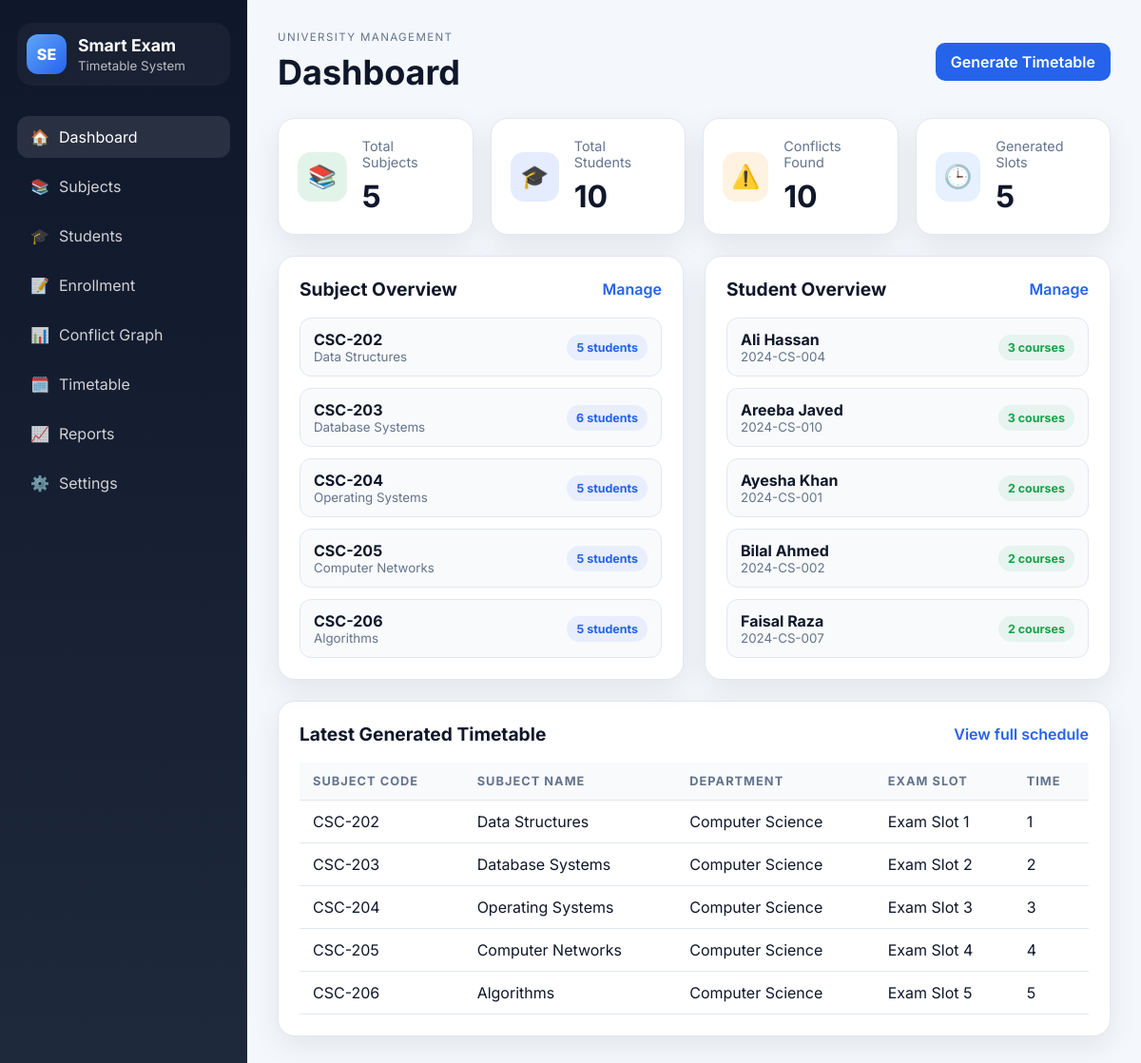
The page / on the database its author committed.
### tables this page shows
CREATE TABLE subjects (
            id INTEGER PRIMARY KEY AUTOINCREMENT,
            code TEXT NOT NULL UNIQUE,
            name TEXT NOT NULL,
            department TEXT NOT NULL,
            semester INTEGER NOT NULL,
            created_at TEXT DEFAULT CURRENT_TIMESTAMP
        );

CREATE TABLE students (
            id INTEGER PRIMARY KEY AUTOINCREMENT,
            student_id TEXT NOT NULL UNIQUE,
            name TEXT NOT NULL,
            program TEXT NOT NULL,
            year INTEGER NOT NULL,
            email TEXT,
            created_at TEXT DEFAULT CURRENT_TIMESTAMP
        );

CREATE TABLE generated_timetable (
            id INTEGER PRIMARY KEY AUTOINCREMENT,
            subject_id INTEGER NOT NULL,
            slot_index INTEGER NOT NULL,
            slot_name TEXT NOT NULL,
            UNIQUE(subject_id),
            FOREIGN KEY(subject_id) REFERENCES subjects(id)
        );

### app.py (the view)
@app.route("/")
def dashboard():
    subjects = fetch_subjects()
    students = fetch_students()
    enrollments = fetch_enrollments()
    settings = get_settings()
    conflict_pairs = get_conflict_pairs(subjects, [{"student_id": item["student_id"], "subject_id": item["subject_id"]} for item in enrollments])
    timetable = get_generated_timetable()
    used_slots = len({item["slot_index"] for item in timetable}) if timetable else 0
    return render_template(
        "index.html",
        subjects=subjects,
        students=students,
        enrollments=enrollments,
        settings=settings,
        conflict_count=len(conflict_pairs),
        timetable=timetable,
        used_slots=used_slots,
    )

### algorithm/graph.py (called while the page is built)
def build_conflict_graph(subjects, enrollments):
    subject_ids = {item["id"] for item in subjects}
    adjacency = {subject_id: set() for subject_id in subject_ids}
    students_to_subjects = defaultdict(set)
    for enrollment in enrollments:
        students_to_subjects[enrollment["student_id"]].add(enrollment["subject_id"])
    for related_subjects in students_to_subjects.values():
        related_subjects = list(related_subjects)
        for index, subject_id in enumerate(related_subjects):
            for other_subject_id in related_subjects[index + 1:]:
                if subject_id != other_subject_id:
                    adjacency[subject_id].add(other_subject_id)
                    adjacency[other_subject_id].add(subject_id)
    return adjacency

def get_conflict_pairs(subjects, enrollments):
    adjacency = build_conflict_graph(subjects, enrollments)
    pairs = set()
    for subject_id, neighbors in adjacency.items():
        for neighbor_id in neighbors:
            if subject_id < neighbor_id:
                pairs.add((subject_id, neighbor_id))
    return sorted(pairs)

### app.py (called while the page is built)
def get_generated_timetable():
    conn = get_connection()
    rows = conn.execute(
        """
        SELECT gt.subject_id, gt.slot_index, gt.slot_name,
               s.code AS subject_code, s.name AS subject_name, s.department, s.semester
        FROM generated_timetable gt
        JOIN subjects s ON s.id = gt.subject_id
        ORDER BY gt.slot_index, s.code
        """
    ).fetchall()
    conn.close()
    return [dict(row) for row in rows]

### database/db.py (called while the page is built)
def get_connection():
    conn = sqlite3.connect(DB_PATH)
    conn.row_factory = sqlite3.Row
    return conn

def get_settings():
    conn = get_connection()
    rows = conn.execute("SELECT key, value FROM settings").fetchall()
    conn.close()
    settings = {row["key"]: row["value"] for row in rows}
    return settings

def fetch_subjects():
    conn = get_connection()
    rows = conn.execute(
        """
        SELECT s.id, s.code, s.name, s.department, s.semester,
               COUNT(DISTINCT e.student_id) AS student_count
        FROM subjects s
        LEFT JOIN enrollments e ON e.subject_id = s.id
        GROUP BY s.id, s.code, s.name, s.department, s.semester
        ORDER BY s.code ASC
        """
    ).fetchall()
    conn.close()
    return [dict(row) for row in rows]

### templates/index.html (shortened to what this page needs)
{% extends 'base.html' %}
{% block page_title %}Dashboard{% endblock %}
{% block content %}
<div class="stats-grid">
    <div class="stat-card success">
        <div class="stat-icon">📚</div>
        <div>
            <p>Total Subjects</p>
            <h3>{{ subjects|length }}</h3>
        </div>
    </div>
    <div class="stat-card primary">
        <div class="stat-icon">🎓</div>
        <div>
            <p>Total Students</p>
            <h3>{{ students|length }}</h3>
        </div>
    </div>
    <div class="stat-card warning">
        <div class="stat-icon">⚠️</div>
        <div>
            <p>Conflicts Found</p>
            <h3>{{ conflict_count }}</h3>
        </div>
    </div>
    <div class="stat-card accent">
        <div class="stat-icon">🕒</div>
        <div>
            <p>Generated Slots</p>
            <h3>{{ used_slots }}</h3>
        </div>
    </div>
</div>
<div class="content-grid two-col">
    <section class="panel">
        <div class="panel-header">
            <h3>Subject Overview</h3>
            <a class="text-link" href="{{ url_for('subjects_page') }}">Manage</a>
        </div>
        <div class="list-stack">
            {% for subject in subjects[:5] %}
            <div class="mini-item">
                <div>
                    <strong>{{ subject.code }}</strong>
                    <small>{{ subject.name }}</small>
                </div>
                <span class="badge">{{ subject.student_count or 0 }} students</span>
            </div>
            {% else %}
            <p class="empty-state">No subjects added yet.</p>
            {% endfor %}
        </div>
    </section>
    <section class="panel">
        <div class="panel-header">
            <h3>Student Overview</h3>
            <a class="text-link" href="{{ url_for('students_page') }}">Manage</a>
        </div>
        <div class="list-stack">
            {% for student in students[:5] %}
            <div class="mini-item">
                <div>
                    <strong>{{ student.name }}</strong>
                    <small>{{ student.student_id }}</small>
                </div>
                <span class="badge soft">{{ student.enrolled_subjects or 0 }} courses</span>
            </div>
            {% else %}
            <p class="empty-state">No students added yet.</p>
            {% endfor %}
        </div>
    </section>
</div>
<section class="panel full-width">
    <div class="panel-header">
        <h3>Latest Generated Timetable</h3>
        <a class="text-link" href="{{ url_for('timetable_page') }}">View full schedule</a>
    </div>
    <div class="table-wrapper">
        <table>
            <thead>
                <tr>
                    <th>Subject Code</th>
                    <th>Subject Name</th>
                    <th>Department</th>
                    <th>Exam Slot</th>
                    <th>Time</th>
                </tr>
            </thead>
            <tbody>
                {% for item in timetable[:8] %}
                <tr>
                    <td>{{ item.subject_code }}</td>
                    <td>{{ item.subject_name }}</td>
                    <td>{{ item.department }}</td>
                    <td>{{ item.slot_name }}</td>
                    <td>{{ item.slot_index + 1 }}</td>
                </tr>
                {% else %}
                <tr>
                    <td colspan="5" class="empty-state">No timetable has been generated yet.</td>
                </tr>
                {% endfor %}
            </tbody>
        </table>
    </div>
</section>
{% endblock %}

### templates/base.html (shortened to what this page needs)
<!DOCTYPE html>
<html lang="en">
<head>
    <link rel="stylesheet" href="{{ url_for('static', filename='css/style.css') }}">
</head>
<body>
    <div class="app-shell">
        <aside class="sidebar">
            <div class="brand-box">
                <div class="brand-icon">SE</div>
                <div>
                    <h2>Smart Exam</h2>
                    <small>Timetable System</small>
                </div>
            </div>
            <nav class="nav-menu">
                <a href="{{ url_for('dashboard') }}" class="nav-link {% if request.endpoint == 'dashboard' %}active{% endif %}">
                    <span>🏠</span> Dashboard
                </a>
                <a href="{{ url_for('subjects_page') }}" class="nav-link {% if request.endpoint == 'subjects_page' %}active{% endif %}">
                    <span>📚</span> Subjects
                </a>
                <a href="{{ url_for('students_page') }}" class="nav-link {% if request.endpoint == 'students_page' %}active{% endif %}">
                    <span>🎓</span> Students
                </a>
                <a href="{{ url_for('enrollments_page') }}" class="nav-link {% if request.endpoint == 'enrollments_page' %}active{% endif %}">
                    <span>📝</span> Enrollment
                </a>
                <a href="{{ url_for('graph_page') }}" class="nav-link {% if request.endpoint == 'graph_page' %}active{% endif %}">
                    <span>📊</span> Conflict Graph
                </a>
                <a href="{{ url_for('timetable_page') }}" class="nav-link {% if request.endpoint == 'timetable_page' %}active{% endif %}">
                    <span>🗓️</span> Timetable
                </a>
                <a href="{{ url_for('reports_page') }}" class="nav-link {% if request.endpoint == 'reports_page' %}active{% endif %}">
                    <span>📈</span> Reports
                </a>
                <a href="{{ url_for('settings_page') }}" class="nav-link {% if request.endpoint == 'settings_page' %}active{% endif %}">
                    <span>⚙️</span> Settings
                </a>
            </nav>
        </aside>
        <main class="content">
            <header class="topbar">
                <div>
                    <p class="eyebrow">University Management</p>
                    <h1>{% block page_title %}Dashboard{% endblock %}</h1>
                </div>
                <div class="topbar-actions">
                    <form action="{{ url_for('generate_timetable_route') }}" method="post">
                        <button type="submit" class="btn primary-btn">Generate Timetable</button>
                    </form>
                </div>
            </header>
            {% block content %}{% endblock %}
        </main>
    </div>
</body>
</html>

### static/css/style.css (style rules this page uses)
:root { --bg: #f4f7fb; --panel: #ffffff; --panel-alt: #edf4ff; --sidebar: #0f172a; --sidebar-soft: #1e293b; --primary: #2563eb; --primary-dark: #1d4ed8; --success: #16a34a; --warning: #f59e0b; --danger: #dc2626; --text: #0f172a; --muted: #64748b; --border: #e2e8f0; --shadow: 0 10px 30px rgba(15, 23, 42, 0.08); }
* { box-sizing: border-box; }
html, body { margin: 0; font-family: 'Inter', sans-serif; background: var(--bg); color: var(--text); }
body { min-height: 100vh; }
button, input, select { font: inherit; }
.app-shell { display: flex; min-height: 100vh; }
.sidebar { width: 260px; background: linear-gradient(180deg, var(--sidebar) 0%, var(--sidebar-soft) 100%); color: white; padding: 24px 18px; }
.brand-box { display: flex; align-items: center; gap: 12px; margin-bottom: 32px; padding: 12px 10px; border-radius: 16px; background: rgba(255,255,255,0.04); }
.brand-icon { width: 42px; height: 42px; display: grid; place-items: center; border-radius: 12px; background: linear-gradient(135deg, #60a5fa, #2563eb); font-weight: 800; }
.brand-box h2 { margin: 0; font-size: 1.1rem; }
.brand-box small { color: rgba(255,255,255,0.7); }
.nav-menu { display: flex; flex-direction: column; gap: 8px; }
.nav-link { display: flex; align-items: center; gap: 10px; color: rgba(255,255,255,0.8); text-decoration: none; padding: 12px 14px; border-radius: 12px; transition: all 0.2s ease; }
.nav-link:hover, .nav-link.active { background: rgba(255,255,255,0.1); color: white; }
.content { flex: 1; padding: 32px; }
.topbar { display: flex; justify-content: space-between; align-items: center; margin-bottom: 26px; }
.eyebrow { text-transform: uppercase; letter-spacing: 0.12em; font-size: 0.72rem; color: var(--muted); margin: 0 0 8px; }
.topbar h1 { margin: 0; font-size: clamp(1.8rem, 3vw, 2.5rem); }
.btn { border: none; border-radius: 10px; padding: 10px 16px; font-weight: 600; cursor: pointer; text-decoration: none; display: inline-flex; align-items: center; justify-content: center; transition: all 0.2s ease; }
.primary-btn { background: var(--primary); color: white; }
.stats-grid { display: grid; grid-template-columns: repeat(4, minmax(180px, 1fr)); gap: 18px; margin-bottom: 22px; }
.stat-card { background: var(--panel); border-radius: 18px; padding: 20px; box-shadow: var(--shadow); display: flex; align-items: center; gap: 16px; border: 1px solid var(--border); }
.stat-card p { margin: 0 0 8px; color: var(--muted); font-size: 0.9rem; }
.stat-card h3 { margin: 0; font-size: 2rem; }
.stat-icon { width: 52px; height: 52px; display: grid; place-items: center; border-radius: 14px; font-size: 1.5rem; background: var(--panel-alt); }
.stat-card.success .stat-icon { background: rgba(22,163,74,0.12); }
.stat-card.primary .stat-icon { background: rgba(37,99,235,0.12); }
.stat-card.warning .stat-icon { background: rgba(245,158,11,0.12); }
.stat-card.accent .stat-icon { background: rgba(59,130,246,0.12); }
.content-grid { display: grid; gap: 22px; margin-bottom: 22px; }
.content-grid.two-col { grid-template-columns: repeat(2, minmax(0, 1fr)); }
.panel { background: var(--panel); border-radius: 18px; box-shadow: var(--shadow); border: 1px solid var(--border); padding: 22px; }
.full-width { width: 100%; }
.panel-header { display: flex; justify-content: space-between; align-items: center; margin-bottom: 18px; }
.panel-header h3 { margin: 0; font-size: 1.2rem; }
.text-link { color: var(--primary); text-decoration: none; font-weight: 600; }
.list-stack { display: flex; flex-direction: column; gap: 12px; }
.mini-item { display: flex; justify-content: space-between; align-items: center; gap: 12px; background: #f8fafc; border: 1px solid var(--border); border-radius: 12px; padding: 12px 14px; }
.mini-item strong, .mini-item small { display: block; }
.mini-item small { color: var(--muted); }
.badge { background: rgba(37,99,235,0.08); color: var(--primary); border-radius: 999px; padding: 6px 10px; font-size: 0.78rem; font-weight: 700; }
.badge.soft { background: rgba(22,163,74,0.08); color: var(--success); }
.table-wrapper { overflow-x: auto; }
table { width: 100%; border-collapse: collapse; min-width: 720px; }
th, td { text-align: left; padding: 12px 14px; border-bottom: 1px solid var(--border); }
th { color: var(--muted); font-size: 0.8rem; text-transform: uppercase; letter-spacing: 0.08em; background: #f8fafc; }

### rows shown on the page
subjects: code "CSC-202", name "Data Structures", student_count "5"
subjects: code "CSC-203", name "Database Systems", student_count "6"
subjects: code "CSC-204", name "Operating Systems", student_count "5"
subjects: code "CSC-205", name "Computer Networks", id "5"
subjects: code "CSC-206", name "Algorithms", student_count "5"
students: name "Ali Hassan", student_id "2024-CS-004", enrolled_subjects "3"
students: name "Areeba Javed", student_id "2024-CS-010", enrolled_subjects "3"
students: name "Ayesha Khan", student_id "2024-CS-001", year "2"
students: name "Bilal Ahmed", student_id "2024-CS-002", enrolled_subjects "2"
students: name "Faisal Raza", student_id "2024-CS-007", year "2"
generated_timetable: subject_code "CSC-202", subject_name "Data Structures", department "Computer Science", slot_name "Exam Slot 1", item.slot_index+1 "1"
generated_timetable: subject_code "CSC-203", subject_name "Database Systems", department "Computer Science", slot_name "Exam Slot 2", item.slot_index+1 "2"
generated_timetable: subject_code "CSC-204", subject_name "Operating Systems", department "Computer Science", slot_name "Exam Slot 3", item.slot_index+1 "3"
generated_timetable: subject_code "CSC-205", subject_name "Computer Networks", department "Computer Science", slot_name "Exam Slot 4", item.slot_index+1 "4"
generated_timetable: subject_code "CSC-206", subject_name "Algorithms", department "Computer Science", slot_name "Exam Slot 5", item.slot_index+1 "5"

### other values the page prints
{{ subjects|length }} "5"
{{ students|length }} "10"
{{ conflict_count }} "10"
{{ used_slots }} "5"
